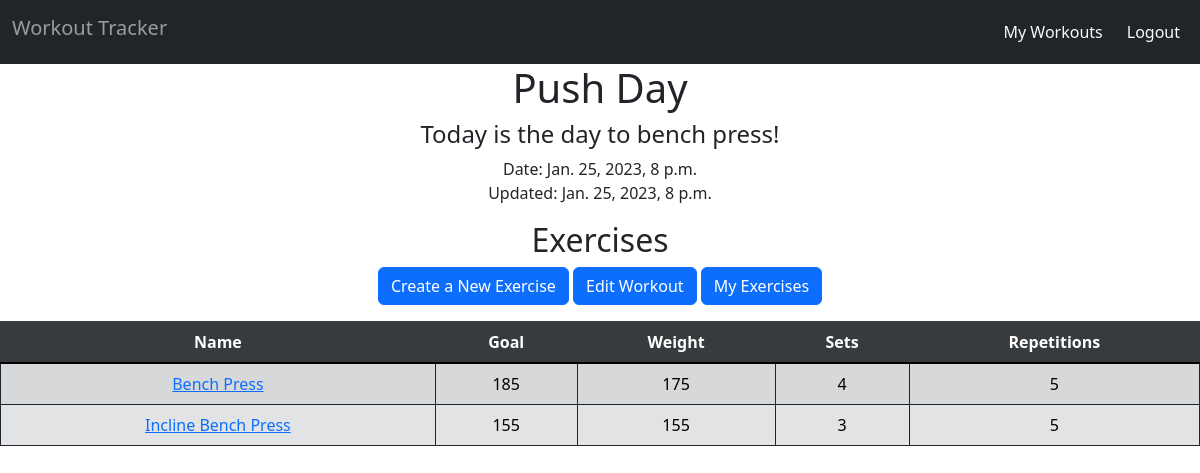
Page /tracker/1/ (signed in) on the committed database.
### tracker/models.py (models this page shows, shortened)
class Workout(models.Model):
    name = models.CharField(max_length=100)
    description = models.TextField(default=None)
    created_on = models.DateTimeField(auto_now_add=True)
    updated_on = models.DateTimeField(auto_now=True)
    user = models.ForeignKey(
        settings.AUTH_USER_MODEL,
        related_name="workouts",
        on_delete=models.CASCADE,
        null=True
    )

### exercises/models.py (models this page shows, shortened)
class Exercise(models.Model):
    created_on = models.DateTimeField(auto_now_add=True)
    name = models.CharField(max_length=150)
    goal = models.CharField(max_length=200, default=0)
    sets = models.PositiveSmallIntegerField(default=0)
    reps = models.PositiveSmallIntegerField(default=0)
    weight = models.PositiveSmallIntegerField(default=0)
    met_goal = models.BooleanField(default=False)
    updated_on = models.DateTimeField(auto_now=True)
    workout = models.ForeignKey(
        "tracker.Workout",
        related_name="exercises",
        on_delete=models.CASCADE,
        null=True,
    )
    user = models.ForeignKey(
        settings.AUTH_USER_MODEL,
        related_name="exercises",
        on_delete=models.CASCADE,
    )

### tracker/views.py (the view)
# urls.py: path("<int:id>/", show_my_workout, name="show_my_workout"),
@login_required
def show_my_workout(request, id):
    workout = get_object_or_404(Workout, id=id)
    context = {
        "workout": workout,
    }
    return render(request, "tracker/detail.html", context)

### tracker/templates/tracker/detail.html (shortened to what this page needs)
{% extends 'base.html' %}
{% block content %}
    <div class="text-center">
        <h1>{{ workout.name }}</h1>
        <h4>{{ workout.description }}</h4>
        <p>
            Date: {{ workout.created_on }} <br>
            Updated: {{ workout.updated_on }}
        </p>
        <h2>Exercises</h2>
        <p>
            <a class="btn btn-primary" href="{% url 'create_exercise' %}">Create a New Exercise</a>
            <a class="btn btn-primary" href="{% url 'edit_workout' workout.id %}">Edit Workout</a>
            <a class="btn btn-primary" href="{% url 'show_my_exercises' workout.id %}">My Exercises</a>
        </p>
        {% if workout.exercises.all|length > 0 %}
            <table class="table table-secondary table-striped table-hover table-bordered border-dark">
                <thead class="table-dark">
                    <tr class="table-active">
                        <th scope="col">Name</th>
                        <th scope="col">Goal</th>
                        <th scope="col">Weight</th>
                        <th scope="col">Sets</th>
                        <th scope="col">Repetitions</th>
                    </tr>
                </thead>
                <tbody class="table-group-divider">
                    {% for exercise in workout.exercises.all %}
                        <tr>
                            <td><a href="{% url 'individual_exercise' exercise.id %}">{{ exercise.name }}</a></td>
                            <td>{{ exercise.goal }}</td>
                            <td>{{ exercise.weight }}</td>
                            <td>{{ exercise.sets }}</td>
                            <td>{{ exercise.reps }}</td>
                        </tr>
                    {% endfor %}
                </tbody>
            </table>
        {% else %}
        <p>There are no exercises. Add some exercises!</p>
        {% endif %}
    </div>
{% endblock content %}

### tracker/templates/base.html (shortened to what this page needs)
<!DOCTYPE html>
<html lang="en">
<head>
    <link href="https://cdn.jsdelivr.net/npm/bootstrap@5.3.0-alpha1/dist/css/bootstrap.min.css" rel="stylesheet">
</head>
<body>
    <header>
        <nav class="navbar navbar-expand-lg bg-dark" data-bs-theme="dark">
            <div class="container-fluid">
                <a class="navbar-brand navbar-text h1" href="{% url 'list_workouts' %}">Workout Tracker</a>
                <div class="navbarText">
                    <ul class="navbar-nav me-auto mb-2 mb-lg-0">
                        {% if user.is_authenticated %}
                        <div class="d-grid gap-2 d-md-flex justify-content-md-end">
                            <li class="nav-item"><a class="nav-link link-light active" role="button" href="{% url 'list_workouts' %}">My Workouts</a></li>
                            <li class="nav-item"><a class="nav-link text-light btn btn-primary"  role="button" href="{% url 'user_logout' %}">Logout</a></li>
                        </div>
                        {% endif %}
                    </ul>
                </div>
            </div>
        </nav>
    </header>
    <main>
    {% block content %}
    {% endblock content %}
    </main>
</body>
</html>

### rows in the picture
Workout: name "Push Day", description "Today is the day to bench press!", created_on "Jan. 25, 2023, 8 p.m.", updated_on "Jan. 25, 2023, 8 p.m."
Exercise: name "Bench Press", goal "185", weight "175", sets "4", reps "5"
Exercise: name "Incline Bench Press", goal "155", weight "155", sets "3", reps "5"
